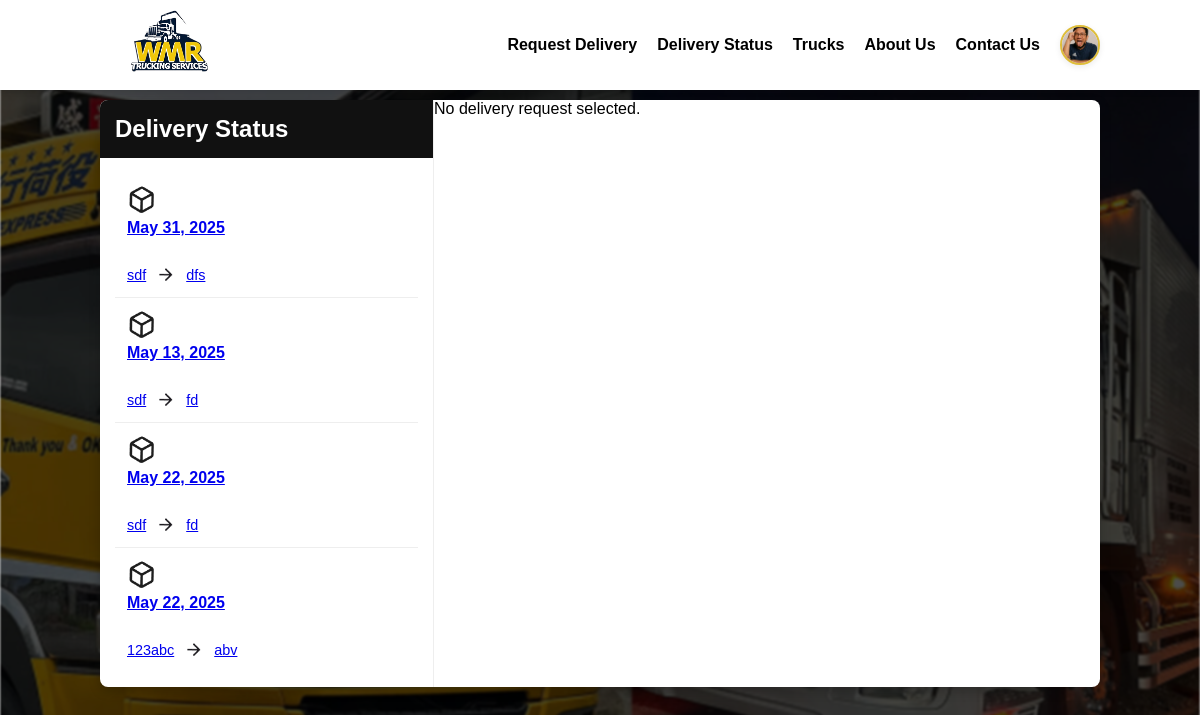
Before: /src/php/deliveryStatus.php (signed in) with the older database file.
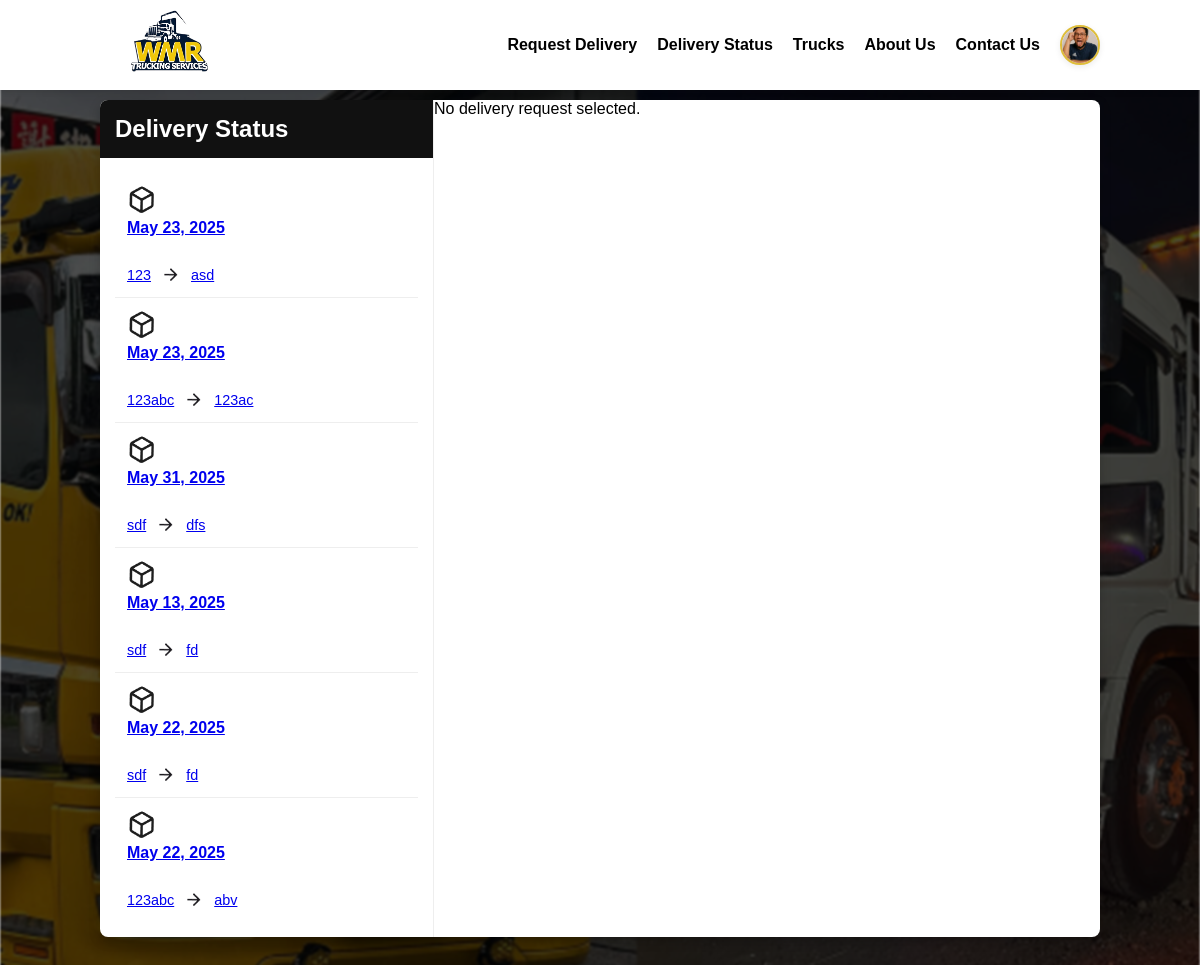
After: the same page with the newer database file.
### tables this page shows
CREATE TABLE `users` (
  `id` int(10) UNSIGNED NOT NULL,
  `username` varchar(100) NOT NULL,
  `password` varchar(255) NOT NULL,
  `full_name` varchar(150) DEFAULT NULL,
  `nickname` varchar(100) DEFAULT NULL,
  `residence` text DEFAULT NULL,
  `birthday` date DEFAULT NULL,
  `email` varchar(150) DEFAULT NULL,
  `phone_number` varchar(20) DEFAULT NULL,
  `business_name` varchar(150) DEFAULT NULL,
  `type_of_business` varchar(150) DEFAULT NULL,
  `profile_picture` varchar(255) DEFAULT NULL,
  `created_at` timestamp NOT NULL DEFAULT current_timestamp(),
  `updated_at` datetime DEFAULT current_timestamp() ON UPDATE current_timestamp()
);

CREATE TABLE `delivery_requests` (
  `id` bigint(20) UNSIGNED NOT NULL,
  `product_description` text DEFAULT NULL,
  `estimated_boxes` int(11) DEFAULT NULL,
  `estimated_weight` decimal(10,2) DEFAULT NULL,
  `pickup_city` varchar(100) DEFAULT NULL,
  `pickup_address` text DEFAULT NULL,
  `delivery_city` varchar(100) DEFAULT NULL,
  `delivery_address` text DEFAULT NULL,
  `pickup_date` date DEFAULT NULL,
  `estimated_arrival_date` date DEFAULT NULL,
  `client_id` int(10) UNSIGNED DEFAULT NULL,
  `contact_number` varchar(50) DEFAULT NULL,
  `departure_address` text DEFAULT NULL,
  `arrival_address` text DEFAULT NULL,
  `created_at` timestamp NOT NULL DEFAULT current_timestamp(),
  `updated_at` datetime DEFAULT current_timestamp() ON UPDATE current_timestamp(),
  `created_by` int(10) UNSIGNED DEFAULT NULL,
  `updated_by` int(10) UNSIGNED DEFAULT NULL
);

### src/php/deliveryStatus.php (the view, shortened to what this page needs)
<?php
$userId = $_SESSION['user_id'];
$conn = new mysqli("localhost", "root", "", "wmr_db");
$result = $conn->query("
    SELECT * FROM delivery_requests
    WHERE client_id = $userId
    ORDER BY created_at DESC
");
$selectedRequest = null;
?>
<!DOCTYPE html>
<html lang="en">
<head>
    <link rel="stylesheet" href="../css/deliveryStatus.css">
    <link rel="stylesheet" href="../css/header.css">
</head>
<body>
    <?php include('header.php'); ?>
    <div class="main-container">
        <div class="hero-background"></div>
        <div class="left-side">
            <div class="delivery-status-header">
                <h1>Delivery Status</h1>
            </div>
            <div class="delivery-requests">
                <?php while($row = $result->fetch_assoc()): ?>
                    <?php
                        $isSelected = isset($_GET['request_id']) && $_GET['request_id'] == $row['id'];
                    ?>
                    <div class="request-item <?= $isSelected ? 'selected' : '' ?>">
                        <a href="?request_id=<?= $row['id'] ?>">
                            <img src="../images/Box.png" alt="Package">
                            <div class="request-info">
                                <div class="request-date"><?= date('F j, Y', strtotime($row['pickup_date'])) ?></div>
                                <span class="request-status status-<?= strtolower(str_replace(' ', '', $row['status'])) ?>">
                                </span>
                                <div class="request-locations">
                                    <span><?= htmlspecialchars($row['pickup_city']) ?></span>
                                    <img src="../images/arrow_back.png" alt="To">
                                    <span><?= htmlspecialchars($row['delivery_city']) ?></span>
                                </div>
                            </div>
                        </a>
                    </div>
                <?php endwhile; ?>
            </div>
        </div>
        <div class="right-side">
            <?php if ($selectedRequest): ?>
                <div class="driver-info">
                    <?php if ($selectedRequest['status'] === 'In Transit'): ?>
                        <div class="driver-pair">
                            <div class="driver-section">
                                <img src="../images/car-driver.png" alt="Driver">
                                <div class="driver-details">
                                    <p>Driver's Name</p>
                                    <h2><?= htmlspecialchars($selectedRequest['driver_name']) ?></h2>
                                </div>
                            </div>
                            <div class="driver-section">
                                <img src="../images/DriverLogo.png" alt="Assistant">
                                <div class="driver-details">
                                    <p>Assistant's Name</p>
                                    <h2><?= htmlspecialchars($selectedRequest['driver_assistant']) ?></h2>
                                </div>
                            </div>
                        </div>
                        <div class="driver-pair">
                            <div class="driver-section">
                                <img src="../images/Trucklogo.png" alt="Truck">
                                <div class="driver-details">
                                    <p>Plate Number</p>
                                    <h2><?= htmlspecialchars($selectedRequest['plate_number']) ?></h2>
                                </div>
                            </div>
                            <div class="driver-section">
                                <img src="../images/phoneLogo.png" alt="Phone">
                                <div class="driver-details">
                                    <p>Contact Number</p>
                                    <h2><?= htmlspecialchars($selectedRequest['contact_number']) ?></h2>
                                </div>
                            </div>
                        </div>
                        <div class="date-time-container">
                            <div class="date-time-section">
                                <p>Departure Date</p>
                                <h2><?= htmlspecialchars($selectedRequest['departure_date'] ?? 'Not set') ?></h2>
                                <p>Departure Time</p>
                                <h2><?= htmlspecialchars($selectedRequest['departure_time'] ?? 'Not set') ?></h2>
                            </div>
                            <div class="date-time-section">
                                <p>Arrival Date</p>
                                <h2><?= htmlspecialchars($selectedRequest['arrival_date'] ?? 'Not set') ?></h2>
                                <p>Arrival Time</p>
                                <h2><?= htmlspecialchars($selectedRequest['arrival_time'] ?? 'Not set') ?></h2>
                            </div>
                        </div>
                    <?php endif; ?>
                </div>
                <div class="delivery-details">
                    <div class="details-container">
                        <div class="details-left">
                            <div class="location-section">
                                <img src="../images/roadLogo.png" alt="Location">
                                <div>
                                    <p>Current Location</p>
                                    <h2><?= htmlspecialchars($selectedRequest['current_location'] ?? 'Unknown') ?></h2>
                                </div>
                            </div>
                            <div class="address-section">
                                <p>Departure Address</p>
                                <p><?= htmlspecialchars($selectedRequest['pickup_address'] ?? 'Not available yet') ?></p>
                            </div>
                            <div class="address-section">
                                <p>Arrival Address</p>
                                <p><?= htmlspecialchars($selectedRequest['delivery_address'] ?? 'Not available yet') ?></p>
                            </div>
                        </div>
                        <div class="details-right">
                            <div class="status-section">
                                <div class="status-label">Status</div>
                                <div class="status-value"><?= htmlspecialchars($selectedRequest['status']) ?></div>
                            </div>
                            <div class="date-time-item">
                                <p>Expected Arrival</p>
                                <h2><?= htmlspecialchars($selectedRequest['expected_arrival'] ?? 'Not set') ?></h2>
                            </div>
                            <div class="admin-note">
                                <p>Admin Notes</p>
                                <div class="admin-note-content"><?= nl2br(htmlspecialchars($selectedRequest['admin_notes'] ?? 'No notes available')) ?></div>
                            </div>
                            <div class="cargo-section">
                                <div class="cargo-item">
                                    <img src="../images/Weight_Logo.png" alt="Weight">
                                    <div class="cargo-details">
                                        <p>Cargo Weight</p>
                                        <h2><?= number_format($selectedRequest['estimated_weight']) ?> kg</h2>
                                    </div>
                                </div>
                                <div class="cargo-item">
                                    <img src="../images/boxes 2.png" alt="Boxes">
                                    <div class="cargo-details">
                                        <p>Amount of Boxes</p>
                                        <h2><?= htmlspecialchars($selectedRequest['estimated_boxes']) ?></h2>
                                    </div>
                                </div>
                            </div>
                        </div>
                    </div>
                </div>
            <?php else: ?>
                <p class="no-selection">No delivery request selected.</p>
            <?php endif; ?>
        </div>
    </div>
</body>
</html>

### src/php/header.php (shortened to what this page needs)
<?php
$isLoggedIn = isset($_SESSION['user_id']);
$defaultAvatar = "../images/profileAvatar.png";
$avatar = $defaultAvatar;
if ($isLoggedIn) {
    $conn = new mysqli("localhost", "root", "", "wmr_db");
    $stmt = $conn->prepare("SELECT profile_picture FROM users WHERE id = ?");
    $stmt->bind_param("i", $_SESSION['user_id']);
    $stmt->execute();
    $stmt->bind_result($profilePic);
    if ($stmt->fetch() && !empty($profilePic)) {
        $avatar = "../uploads/" . htmlspecialchars($profilePic);
    }
}
?>
<header class="delivery-status-nav">
    <img src="../images/logo.png" class="delivery-status-logo" alt="Logo">
    <div class="delivery-status-right-side" id="delivery-status-nav-menu">
        <nav class="delivery-status-nav-links">
            <a href="/src/php/index.php#hero">Request Delivery</a>
            <a href="/src/php/deliveryStatus.php">Delivery Status</a>
            <a href="/src/php/index.php#trucks">Trucks</a>
            <a href="/src/php/index.php#vision-mission">About Us</a>
            <a href="/src/php/index.php#contactUs">Contact Us</a>
        </nav>
        <div class="delivery-status-auth-buttons">
            <?php if ($isLoggedIn): ?>
                <div class="profile-dropdown">
                    <img src="<?= htmlspecialchars($avatar) ?>" alt="Profile" class="profile-avatar" id="profileBtn" onclick="toggleProfileDropdown()">
                </div>
            <?php else: ?>
                <button class="delivery-status-btn" onclick="window.location.href='/src/php/login.php'">Login</button>
                <button class="delivery-status-btn" onclick="window.location.href='/src/php/signUp.php'">Sign up</button>
            <?php endif; ?>
        </div>
    </div>
</header>

### src/css/deliveryStatus.css (style rules this page uses)
* { margin: 0; padding: 0; box-sizing: border-box; font-family: Arial, sans-serif; }
body { min-height: 100vh; position: relative; }
.hero-background { background-image: url('../images/Truck blured.png'); background-size: cover; background-position: center; background-repeat: no-repeat; position: fixed; top: 0; left: 0; width: 100%; height: 100%; background-color: rgba(0, 0, 0, 0.7); background-blend-mode: multiply; filter: blur(1px); z-index: -1; }
.main-container { margin: 100px auto; display: flex; max-width: 1000px; background-color: white; border-radius: 8px; box-shadow: 0 4px 12px rgba(0,0,0,0.2); overflow: hidden; }
.left-side { flex: 1; display: flex; flex-direction: column; border-right: 1px solid #eee; }
.delivery-status-header { background-color: #111; color: white; padding: 15px; }
.delivery-status-header h1 { font-size: 1.5em; }
.delivery-requests { padding: 15px; flex: 1; }
.request-item { display: flex; align-items: center; padding: 12px; border-bottom: 1px solid #eee; }
.request-item:last-child { border-bottom: none; }
.request-item img { width: 30px; height: 30px; margin-right: 15px; }
.request-info { flex: 1; }
.request-date { font-weight: bold; margin-bottom: 5px; }
.request-status { display: inline-block; padding: 3px 8px; border-radius: 4px; font-size: 0.8em; }
.request-locations { display: flex; align-items: center; margin-top: 5px; font-size: 0.9em; }
.request-locations img { width: 20px; height: 20px; margin: 0 10px; }
.right-side { flex: 2; display: flex; flex-direction: column; }

### src/css/header.css (style rules this page uses)
.delivery-status-nav { display: flex; justify-content: space-between; align-items: center; padding: 5px 30px; position: fixed; width: 100%; z-index: 99; background-color: #fff; box-shadow: 0 2px 5px rgba(0, 0, 0, 0.1); position: fixed; top: 0; left: 0; width: 100%; z-index: 1000; }
.delivery-status-logo { height: 80px; margin-left: 100px; }
.delivery-status-right-side { margin-right: 70px; display: flex; align-items: center; gap: 20px; }
.delivery-status-auth-buttons { display: flex; gap: 10px; }
.delivery-status-nav-links { display: flex; gap: 20px; }
.delivery-status-nav-links a { text-decoration: none; color: black; font-weight: bold; }
.profile-avatar { width: 40px; height: 40px; border-radius: 50%; object-fit: cover; border: 2px solid #DFBE3A; cursor: pointer; background: #fff; transition: box-shadow 0.2s; box-shadow: 0 2px 6px rgba(0,0,0,0.08); vertical-align: middle; }
.profile-dropdown { position: relative; display: inline-block; }

Changed rows visible on the page:
added delivery_requests: pickup_date "May 23, 2025", pickup_city "123", delivery_city "asd"
added delivery_requests: pickup_date "May 23, 2025", pickup_city "123abc", delivery_city "123ac"
